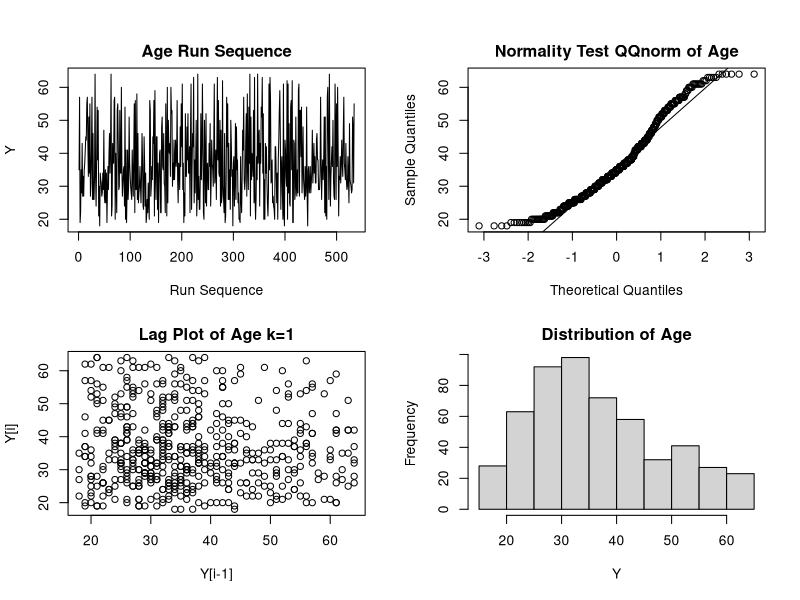
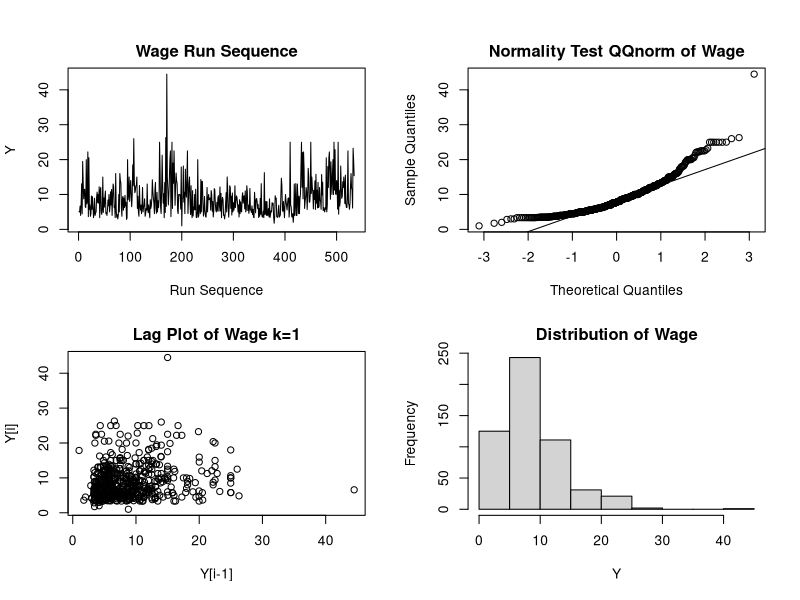
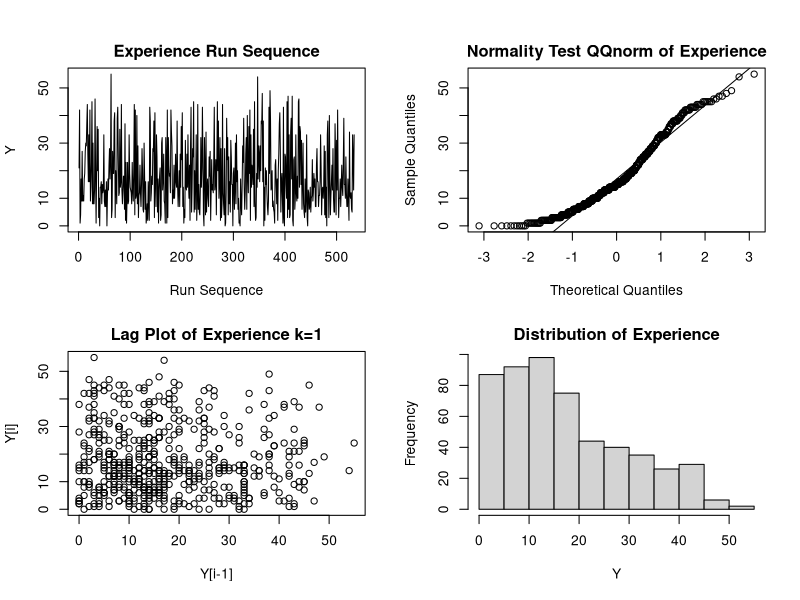
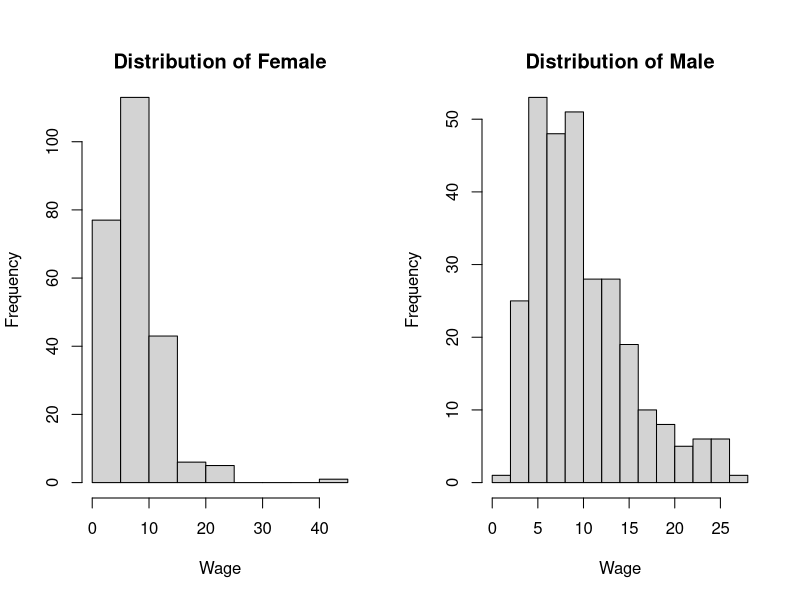
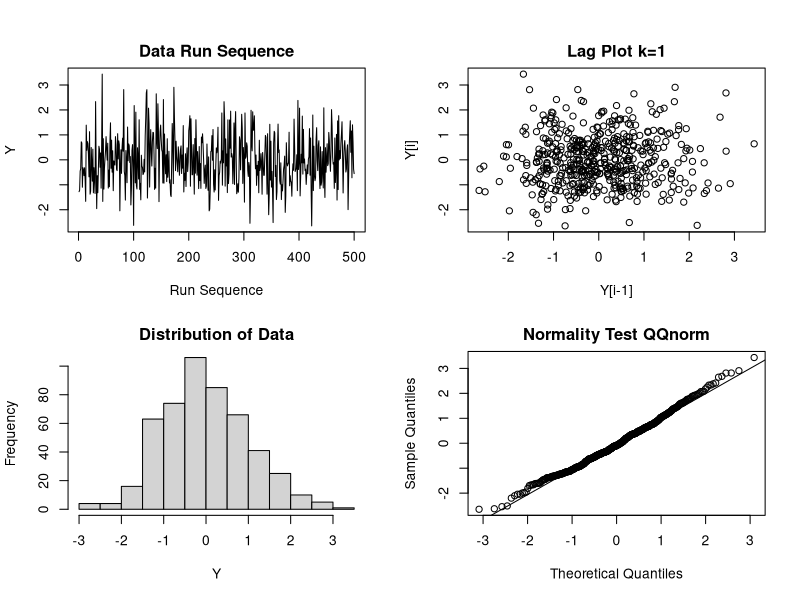
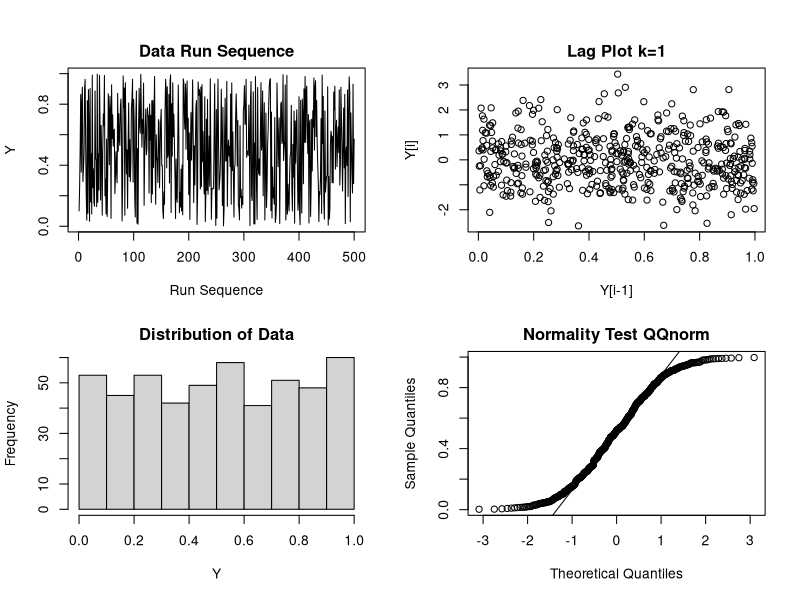

The R source for these figures, in order:
## ---- chunk 1
library(stats)
library(quantmod)
data = read.csv('wages.csv')
summary(data)
#attach(data)
## ---- chunk 2
par(mfrow = c(2, 2),
oma = c(0, 0, 2, 0),
mar = c(5.1, 4.1, 2.1, 2.1))

t = 1:length(data$wage)
#AGE

#run sequence
plot(t,data$age,ylab="Y",xlab="Run Sequence",type="l",main="Age Run Sequence")
#qqnorm
qqnorm(data$age,main="Normality Test QQnorm of Age")
qqline(data$age)
#Lag plot
plot(data$age,Lag(data$age, k=1),xlab="Y[i-1]",ylab="Y[i]", main="Lag Plot of Age k=1")
#hitorgram
hist(data$age, xlab="Y", main="Distribution of Age")
## ---- chunk 3
par(mfrow = c(2, 2),
oma = c(0, 0, 2, 0),
mar = c(5.1, 4.1, 2.1, 2.1))
#WAGE

#run sequence
plot(t,data$wage,ylab="Y",xlab="Run Sequence",type="l",main="Wage Run Sequence")
#qqnorm
qqnorm(data$wage,main="Normality Test QQnorm of Wage")
qqline(data$wage)
#Lag plot
plot(data$wage,Lag(data$wage, k=1),xlab="Y[i-1]",ylab="Y[i]", main="Lag Plot of Wage k=1")
#hitorgram
hist(data$wage, xlab="Y", main="Distribution of Wage")
## ---- chunk 4
par(mfrow = c(2, 2),
oma = c(0, 0, 2, 0),
mar = c(5.1, 4.1, 2.1, 2.1))
#WAGE

#run sequence
plot(t,data$experience,ylab="Y",xlab="Run Sequence",type="l",main="Experience Run Sequence")
#qqnorm
qqnorm(data$experience,main="Normality Test QQnorm of Experience")
qqline(data$experience)
#Lag plot
plot(data$experience,Lag(data$experience, k=1),xlab="Y[i-1]",ylab="Y[i]", main="Lag Plot of Experience k=1")
#hitorgram
hist(data$experience, xlab="Y", main="Distribution of Experience")
## ---- chunk 5
confidence_interval = function(vec, prop = 0.95){
# given feature vec, return confidence interval (default 95%) 
CI=list()

p = 1 - (1 - prop) / 2 
n = length(vec)
avg = mean(vec)
stdev = sd(vec)
error = qnorm(p)*stdev/sqrt(n)
  # CI$data = vec
CI$mean = avg 
CI$stdev = stdev 
CI$lower = avg-error 
CI$upper = avg+error 
return(CI)
}

## ---- chunk 6
# Age's 95% confidence interval
confidence_interval(data$age)
## ---- chunk 7
# Experence's 95% confidence interval
confidence_interval(data$experience)
## ---- chunk 8
#histogram sex
par(mfrow = c(1, 2),
oma = c(0, 0, 2, 0),
mar = c(5.1, 4.1, 2.1, 2.1))

female <- subset(data,sex=='1')
hist(female$wage, xlab="Wage", main="Distribution of Female")

male <- subset(data,sex=='0')
hist(male$wage, xlab="Wage", main="Distribution of Male")
## ---- chunk 9
t.test(female$wage,male$wage)
## ---- chunk 10
library(stats)
library(quantmod)
#NFD
y <- scan("NFD.txt")
head(y)
summary(y)
## ---- chunk 11
t = 1:length(y)

par(mfrow = c(2, 2),
oma = c(0, 0, 2, 0),
mar = c(5.1, 4.1, 2.1, 2.1))

plot(t,y,ylab="Y",xlab="Run Sequence",type="l", main="Data Run Sequence")
plot(y,Lag(y, k=1),xlab="Y[i-1]",ylab="Y[i]", main="Lag Plot k=1")
hist(y, xlab="Y", main="Distribution of Data")
qqnorm(y,main="Normality Test QQnorm")
qqline(y)
## ---- chunk 12
#UFD
x <- scan("UFD.txt")
head(x)
summary(x)
## ---- chunk 13
a = 1:length(x)

par(mfrow = c(2, 2),
oma = c(0, 0, 2, 0),
mar = c(5.1, 4.1, 2.1, 2.1))

plot(a,x,ylab="Y",xlab="Run Sequence",type="l", main="Data Run Sequence")
plot(x,Lag(y, k=1),xlab="Y[i-1]",ylab="Y[i]", main="Lag Plot k=1")
hist(x, xlab="Y", main="Distribution of Data")
qqnorm(x,main="Normality Test QQnorm")
qqline(x)
